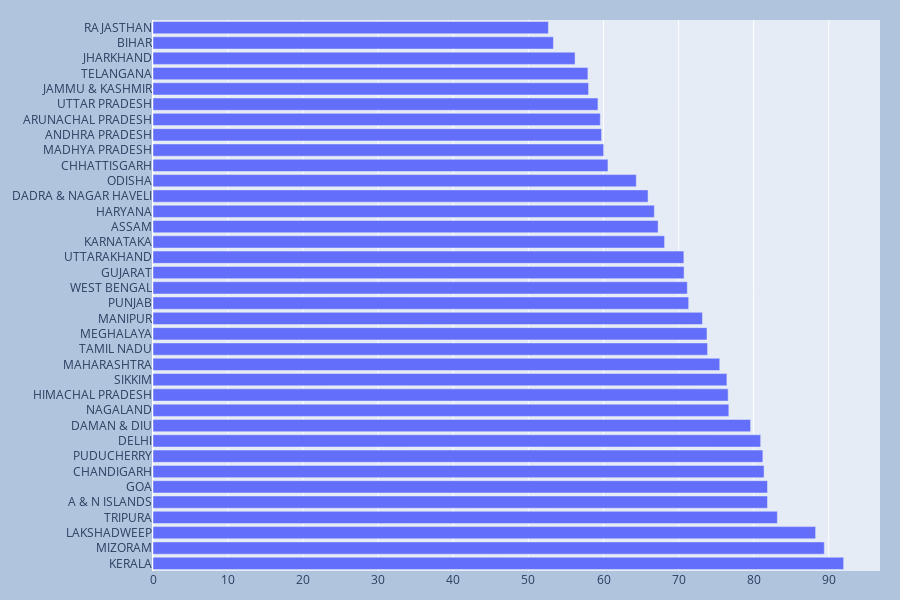

Notebook source saved alongside this figure:
### Code cell
fe_li=se.copy()[['STATNAME','FEMALE_LIT','MALE_LIT','OVERALL_LI']]
fe_li=fe_li.sort_values('FEMALE_LIT',ascending=False).set_index('STATNAME')
fig = go.Figure()

fig.add_trace(go.Bar(
    y=fe_li.index,
    x=fe_li['FEMALE_LIT'],
    name='Female Literacy',
                orientation='h'))

fig.update_layout(
    autosize=False,
    width=900,
    height=600,
    margin=dict(l=20, r=20, t=20, b=20),
    paper_bgcolor="LightSteelBlue",
)

fig.show()

### Figure 1 — Plotly figure (JSON) as saved in the notebook; plotly's stock layout.template omitted (floating-point values rounded to 4 significant figures)
{"data": [{"name": "Female Literacy", "orientation": "h", "type": "bar", "x": [91.98, 89.4, 88.25, 83.15, 81.84, 81.84, 81.38, 81.22, 80.93, 79.59, 76.69, 76.6, 76.43, 75.48, 73.86, 73.78, 73.17, 71.34, 71.16, 70.73, 70.7, 68.13, 67.27, 66.77, 65.93, 64.36, 60.59, 60.02, 59.74, 59.57, 59.26, 58.01, 57.92, 56.21, 53.33, 52.66], "y": ["KERALA", "MIZORAM", "LAKSHADWEEP", "TRIPURA", "A & N ISLANDS", "GOA", "CHANDIGARH", "PUDUCHERRY", "DELHI", "DAMAN & DIU", "NAGALAND", "HIMACHAL PRADESH", "SIKKIM", "MAHARASHTRA", "TAMIL NADU", "MEGHALAYA", "MANIPUR", "PUNJAB", "WEST BENGAL", "GUJARAT", "UTTARAKHAND", "KARNATAKA", "ASSAM", "HARYANA", "DADRA & NAGAR HAVELI", "ODISHA", "CHHATTISGARH", "MADHYA PRADESH", "ANDHRA PRADESH", "ARUNACHAL PRADESH", "UTTAR PRADESH", "JAMMU & KASHMIR", "TELANGANA", "JHARKHAND", "BIHAR", "RAJASTHAN"]}], "layout": {"autosize": false, "height": 600, "margin": {"b": 20, "l": 20, "r": 20, "t": 20}, "paper_bgcolor": "LightSteelBlue", "width": 900}}
